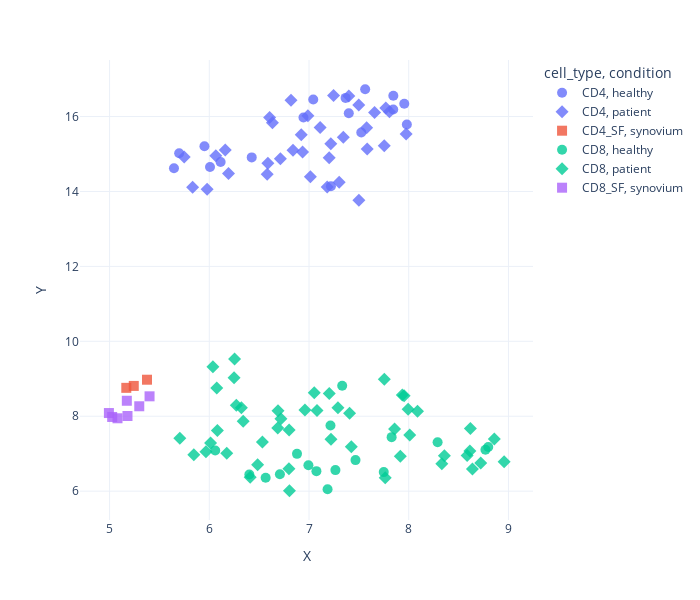

Notebook source saved alongside this figure:
### Code cell
fig = px.scatter(rep, x = "X", y = "Y", color = "cell_type", hover_name = "proper_name", template = "plotly_white", symbol = "condition", opacity = 0.8,
height = 600, width = 700)
fig.update_traces(marker={'size': 10})
fig.show()
fig.write_image(f"{base_dir}/ATAC_seq_analysis/figures/ATAC_UMAP.svg")

### Figure 1 — Plotly figure (JSON) as saved in the notebook; plotly's stock layout.template omitted (floating-point values rounded to 4 significant figures)
{"data": [{"hovertemplate": "<b>%{hovertext}</b><br><br>cell_type=CD4<br>condition=healthy<br>X=%{x}<br>Y=%{y}<extra></extra>", "hovertext": ["NRHV151CD4", "NRHV322CD4", "NRHV121CD4", "NRHV086CD4", "NRHV324CD4", "NRHV073CD4", "NRHV168CD4", "NRHV325CD4", "NRHV014XCD4", "NRHV332CD4", "NRHV326CD4", "NRHV295CD4", "NRHV290CD4", "NRHV079CD4", "NRHV171CD4", "NRHV238CD4", "NRHV321CD4"], "legendgroup": "CD4, healthy", "marker": {"color": "#636efa", "opacity": 0.8, "size": 10, "symbol": "circle"}, "mode": "markers", "name": "CD4, healthy", "orientation": "v", "showlegend": true, "type": "scatter", "x": [7.22, 7.524, 7.399, 7.955, 6.007, 5.698, 7.563, 7.367, 7.042, 5.951, 7.844, 5.646, 6.944, 7.845, 6.425, 6.113, 7.981], "xaxis": "x", "y": [14.14, 15.57, 16.09, 16.34, 14.65, 15.02, 16.73, 16.5, 16.46, 15.21, 16.19, 14.62, 15.98, 16.55, 14.91, 14.79, 15.79], "yaxis": "y"}, {"hovertemplate": "<b>%{hovertext}</b><br><br>cell_type=CD4<br>condition=patient<br>X=%{x}<br>Y=%{y}<extra></extra>", "hovertext": ["PSA5019CD4", "PSA4959CD4", "PSA4957CD4", "PSA4947CD4", "PSA5036CD4", "PSA5013CD4", "PSA4956CD4", "PSA5026CD4", "PSA5018CD4", "PSA5010CD4", "PSA5009CD4", "PSA4958CD4", "PSA5021CD4", "PSA4962CD4", "PSA5007CD4", "PSA5006CD4", "PSA4968CD4", "PSA4967CD4", "PSA5037CD4", "PSA5017CD4", "PSA4951CD4", "PSA4945CD4", "PSA5040CD4", "PSA4944CD4", "PSA4950CD4", "PSA4963CD4", "PSA5008CD4", "PSA4949CD4", "PSA5012CD4", "PSA4952CD4", "PSA4954CD4", "PSA5014CD4", "PSA4964CD4", "PSA4920CD4"], "legendgroup": "CD4, patient", "marker": {"color": "#636efa", "opacity": 0.8, "size": 10, "symbol": "diamond"}, "mode": "markers", "name": "CD4, patient", "orientation": "v", "showlegend": true, "type": "scatter", "x": [7.755, 5.833, 7.499, 7.111, 7.806, 7.344, 7.77, 7.219, 5.748, 6.989, 6.065, 7.013, 6.922, 6.605, 7.657, 7.974, 7.246, 6.819, 6.16, 7.583, 6.935, 6.633, 7.399, 7.5, 7.202, 6.713, 6.58, 7.303, 5.978, 6.839, 6.588, 6.192, 7.578, 7.182], "xaxis": "x", "y": [15.22, 14.11, 16.31, 15.71, 16.13, 15.45, 16.23, 15.27, 14.92, 16.02, 14.95, 14.39, 15.52, 15.97, 16.11, 15.53, 16.56, 16.44, 15.11, 15.14, 15.05, 15.83, 16.55, 13.76, 14.9, 14.88, 14.46, 14.25, 14.06, 15.1, 14.75, 14.48, 15.7, 14.12], "yaxis": "y"}, {"hovertemplate": "<b>%{hovertext}</b><br><br>cell_type=CD4_SF<br>condition=synovium<br>X=%{x}<br>Y=%{y}<extra></extra>", "hovertext": ["PSA4958CD4_SF", "PSA4951CD4_SF", "PSA4917CD4_SF"], "legendgroup": "CD4_SF, synovium", "marker": {"color": "#EF553B", "opacity": 0.8, "size": 10, "symbol": "square"}, "mode": "markers", "name": "CD4_SF, synovium", "orientation": "v", "showlegend": true, "type": "scatter", "x": [5.375, 5.243, 5.168], "xaxis": "x", "y": [8.975, 8.809, 8.758], "yaxis": "y"}, {"hovertemplate": "<b>%{hovertext}</b><br><br>cell_type=CD8<br>condition=healthy<br>X=%{x}<br>Y=%{y}<extra></extra>", "hovertext": ["NRHV014XCD8", "NRHV073CD8", "NRHV079CD8", "NRHV151CD8", "NRHV238CD8", "NRHV295CD8", "NRHV332CD8", "NRHV168CD8", "NRHV290CD8", "NRHV325CD8", "NRHV321CD8", "NRHV326CD8", "NRHV171CD8", "NRHV324CD8", "NRHV322CD8", "NRHV121CD8", "NRHV086CD8"], "legendgroup": "CD8, healthy", "marker": {"color": "#00cc96", "opacity": 0.8, "size": 10, "symbol": "circle"}, "mode": "markers", "name": "CD8, healthy", "orientation": "v", "showlegend": true, "type": "scatter", "x": [6.994, 7.828, 6.708, 7.333, 8.797, 6.565, 8.29, 7.749, 8.769, 7.265, 7.186, 6.879, 6.059, 7.074, 7.215, 7.466, 6.401], "xaxis": "x", "y": [6.692, 7.441, 6.449, 8.812, 7.178, 6.359, 7.306, 6.509, 7.107, 6.561, 6.052, 6.995, 7.085, 6.534, 7.753, 6.828, 6.442], "yaxis": "y"}, {"hovertemplate": "<b>%{hovertext}</b><br><br>cell_type=CD8<br>condition=patient<br>X=%{x}<br>Y=%{y}<extra></extra>", "hovertext": ["PSA4961CD8", "PSA4966CD8", "PSA4955CD8", "PSA5040CD8", "PSA4948CD8", "PSA4954CD8", "PSA4949CD8", "PSA4947CD8", "PSA4951CD8", "PSA4959CD8", "PSA4953CD8", "PSA5017CD8", "PSA5039CD8", "PSA4960CD8", "PSA4945CD8", "PSA4963CD8", "PSA5014CD8", "PSA4964CD8", "PSA5006CD8", "PSA4968CD8", "PSA4956CD8", "PSA5026CD8", "PSA5023CD8", "PSA5018CD8", "PSA4962CD8", "PSA5010CD8", "PSA4965CD8", "PSA4958CD8", "PSA4969CD8", "PSA4950CD8", "PSA5008CD8", "PSA5019CD8", "PSA5009CD8", "PSA5013CD8", "PSA5007CD8", "PSA5015CD8", "PSA4920CD8", "PSA4952CD8", "PSA5012CD8", "PSA4946CD8", "PSA5020CD8", "PSA4941CD8", "PSA5036CD8", "PSA4944CD8", "PSA5024CD8", "PSA5022CD8", "PSA5021CD8", "PSA5037CD8"], "legendgroup": "CD8, patient", "marker": {"color": "#00cc96", "opacity": 0.8, "size": 10, "symbol": "diamond"}, "mode": "markers", "name": "CD8, patient", "orientation": "v", "showlegend": true, "type": "scatter", "x": [5.966, 7.424, 8.01, 8.613, 6.322, 7.203, 7.22, 7.755, 6.801, 6.036, 7.053, 6.686, 8.956, 6.804, 6.271, 6.41, 8.618, 6.175, 6.485, 8.722, 8.585, 7.29, 5.704, 6.075, 8.332, 8.639, 7.858, 7.936, 7.08, 7.954, 7.994, 7.406, 7.764, 8.358, 6.533, 8.858, 6.013, 6.959, 6.253, 6.34, 6.718, 6.689, 6.799, 6.081, 6.248, 8.088, 5.844, 7.915], "xaxis": "x", "y": [7.049, 7.182, 7.498, 7.071, 8.224, 8.609, 7.383, 8.986, 7.63, 9.323, 8.628, 7.684, 6.788, 6.01, 8.29, 6.369, 7.672, 7.012, 6.704, 6.754, 6.955, 8.226, 7.414, 8.753, 6.733, 6.589, 7.66, 8.565, 8.151, 8.547, 8.187, 8.08, 6.355, 6.945, 7.309, 7.389, 7.285, 8.167, 9.53, 7.863, 7.933, 8.148, 6.598, 7.622, 9.025, 8.131, 6.972, 6.928], "yaxis": "y"}, {"hovertemplate": "<b>%{hovertext}</b><br><br>cell_type=CD8_SF<br>condition=synovium<br>X=%{x}<br>Y=%{y}<extra></extra>", "hovertext": ["PSA4918CD8_SF", "PSA4958CD8_SF", "PSA4942CD8_SF", "PSA4969CD8_SF", "PSA5025CD8_SF", "PSA4917CD8_SF", "PSA5040CD8_SF"], "legendgroup": "CD8_SF, synovium", "marker": {"color": "#ab63fa", "opacity": 0.8, "size": 10, "symbol": "square"}, "mode": "markers", "name": "CD8_SF, synovium", "orientation": "v", "showlegend": true, "type": "scatter", "x": [4.993, 5.401, 5.298, 5.18, 5.079, 5.173, 5.026], "xaxis": "x", "y": [8.085, 8.531, 8.266, 8.006, 7.945, 8.413, 7.98], "yaxis": "y"}], "layout": {"height": 600, "legend": {"title": {"text": "cell_type, condition"}, "tracegroupgap": 0}, "margin": {"t": 60}, "width": 700, "xaxis": {"anchor": "y", "domain": [0, 1], "title": {"text": "X"}}, "yaxis": {"anchor": "x", "domain": [0, 1], "title": {"text": "Y"}}}}
